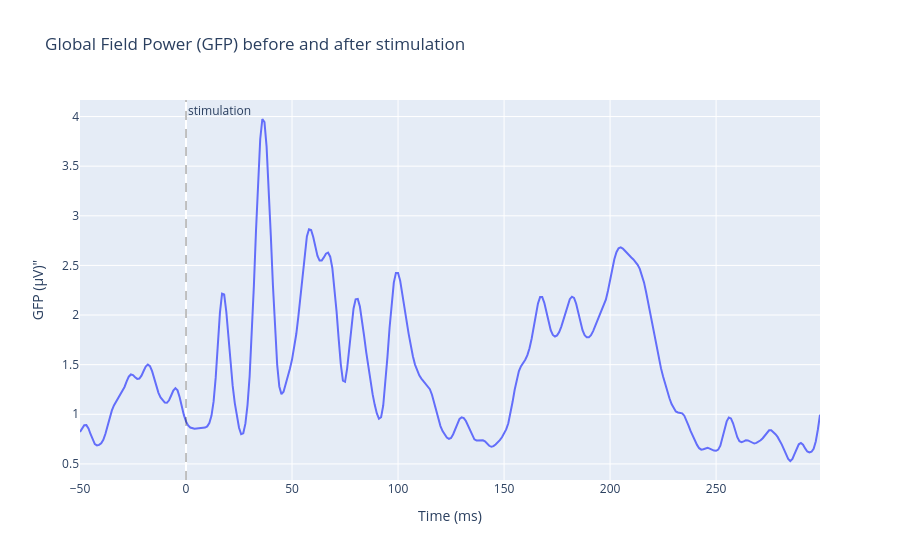

Notebook code for this chart:
### Markdown cell above
## Plot interactive GFP

### Code cell
from plotly_evoked import tesa_plotly_gfp, tesa_plotly_evoked
tesa_plotly_gfp(epochs.average(), epochs.average().times, xlim=(-0.05, 0.3))

### Figure 1 — Plotly figure (JSON) as saved in the notebook; plotly's stock layout.template omitted (floating-point values rounded to 4 significant figures; data arrays with more than 128 entries replaced by an {"elided": "..."} marker saying what was removed)
{"data": [{"hovertemplate": "Time: %{x:.1f} ms<br>GFP: %{y:.3f} µV<extra></extra>", "mode": "lines", "name": "lines", "type": "scatter", "x": {"elided": "350 float values"}, "y": {"elided": "350 float values"}}], "layout": {"annotations": [{"showarrow": false, "text": "stimulation", "x": 0, "xanchor": "left", "xref": "x", "y": 1, "yanchor": "top", "yref": "y domain"}], "shapes": [{"line": {"color": "black", "dash": "dash", "width": 0.5}, "type": "line", "x0": 0, "x1": 0, "xref": "x", "y0": 0, "y1": 1, "yref": "y domain"}], "title": {"text": "Global Field Power (GFP) before and after stimulation"}, "xaxis": {"title": {"text": "Time (ms)"}}, "yaxis": {"title": {"text": "GFP (µV)\""}}}}
